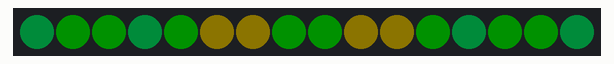
Simulated run of this sketch. Board: ESP8266 (NodeMCU). Shown: 16 RGB LEDs in strip order, left to right. Dim RGB values are drawn brighter than linear; not simulated (calls return 0 or success): secrets.h; what the sketch prints to the serial monitor is not drawn.

Above: at 1.36 s.
At 2.05 s:
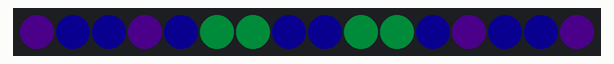
At 2.65 s:
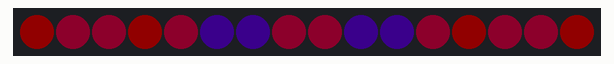
At 3.28 s:
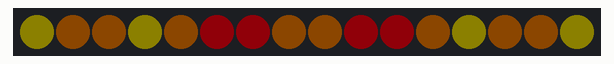

Measured:
- by itself, everything shown: repeats every 2.6 s, in 16 steps

The sketch:

mason_jar.ino
```cpp
// (licence header left out)
#include <ESP8266WiFi.h>
#include "App.h"

static const uint8_t NUM_LEDS = 5;

#include "secrets.h"
static const String ssid(SECRET_SSID);
static const String password(SECRET_PASSWORD);


// App app( "192.168.1.2" );

CRGB l1[16];
// CRGB l2[NUM_LEDS];

void callback(const char* topic, byte* payload, unsigned int length) {
//  app.received(topic, payload, length);
}


/**
 * Fonction d'initialisation de l'application
 */
void setup() {
  Serial.begin(115200);
  delay(1000);

  Serial.println(__FILE__);
  Serial.println(__DATE__ "T" __TIME__);
  Serial.println(F("Copyright 2000 - Marc SIBERT"));

#if 0
  Serial.print(F("Connecting to "));
  Serial.println(ssid);

  WiFi.mode(WIFI_STA);
  WiFi.begin(ssid, password);
  while (WiFi.status() != WL_CONNECTED) {
    delay(500);
    Serial.print(".");
  }
  Serial.println("");

  Serial.println(F("WiFi connected"));
  Serial.print(F("IP address: "));
  Serial.println(WiFi.localIP());

  app.setup();
#endif


  FastLED.addLeds<NEOPIXEL, 1>(l1, 16);
/*
  FastLED.addLeds<NEOPIXEL, 1>(l2, NUM_LEDS);
*/
}

/**
 * Fonction appelée en boucle
 */
void loop() {
  static uint8_t hue = 0;
  static const uint8_t v = 64;

//  app.loop();

  for (int i = 0; i < 4; ++i)
    for (int j = 0; j < 4; ++j)
      l1[i * 4 + j] = CHSV((hue + int(round(50*sqrt((i-1.5)*(i-1.5)+(j-1.5)*(j-1.5))))) % 256, 255, v);

  hue += 1;
  FastLED.delay(10);
}
```

app.h
```cpp
// (licence header left out)
#pragma once

#include <list>
#include <ArduinoJson.h>
#include <PubSubClient.h>

#define FASTLED_ESP8266_NODEMCU_PIN_ORDER
#include <FastLED.h>


void callback(const char*, byte*, unsigned int);

class App {
public:
  App(const char* aAdresse, const unsigned aPort = 1883) :
    adresse(aAdresse),
    port(aPort),
    nom(String(F("mj-")) + WiFi.macAddress()),
    wifi(),
    mqtt(wifi)
  {}

  void setup() {
    mqtt.setServer(adresse.c_str(), port);
    mqtt.setCallback(callback);
  }

  void loop() {
    if ( !mqtt.connected() ) {
      connect();
    }

    if (!commands.empty()) {
      StaticJsonDocument<200> doc;

      const auto& msg = commands.front();
#if 0
      Serial.print("Receive: ");
      Serial.print(msg.first);
      Serial.print(" => ");
      Serial.println(msg.second);
#endif
      const auto error = deserializeJson(doc, msg.second.c_str());
      if (error) {
        Serial.print(F("deserializeJson() failed: "));
        Serial.println(error.c_str());
      } else {
        const char* const verb( doc["verb"] );
        if (verb) {
          Serial.print("Verb:");
          Serial.println(verb);
        }
      }
      commands.pop_front();
    }

    mqtt.loop();
  }

  void received(const char* topic, byte* payload, unsigned int length) {
    const std::pair<String, String> msg(std::make_pair( String(topic), String((char*)payload).substring(0, length) ));
    commands.push_back( msg );
  }

protected:
  boolean connect() {
    StaticJsonDocument<JSON_OBJECT_SIZE(1)> doc;
    doc["verb"] = "disconnect";

    const String path( String(F("mason-jar/hello/")) + nom );
    String will;
    serializeJson(doc, will);
    if (!mqtt.connect(nom.c_str(), path.c_str(), 0, false, will.c_str())) {
      Serial.print(F("Connexion impossible ("));
      Serial.print(mqtt.state());
      Serial.println(F(")!"));
      return false;
    }

    const String commande(F("mason-jar/command/#"));
    mqtt.subscribe(commande.c_str(), 1);  // Qos = 1

    doc["verb"] = "connect";
    String msg;
    serializeJson(doc, msg);
    mqtt.publish(path.c_str(), msg.c_str());

    return true;
  }

private:
  const String adresse;
  const unsigned port;
  const String nom;
  WiFiClient wifi;
  PubSubClient mqtt;

  std::list< std::pair<String, String> > commands;

};
```
